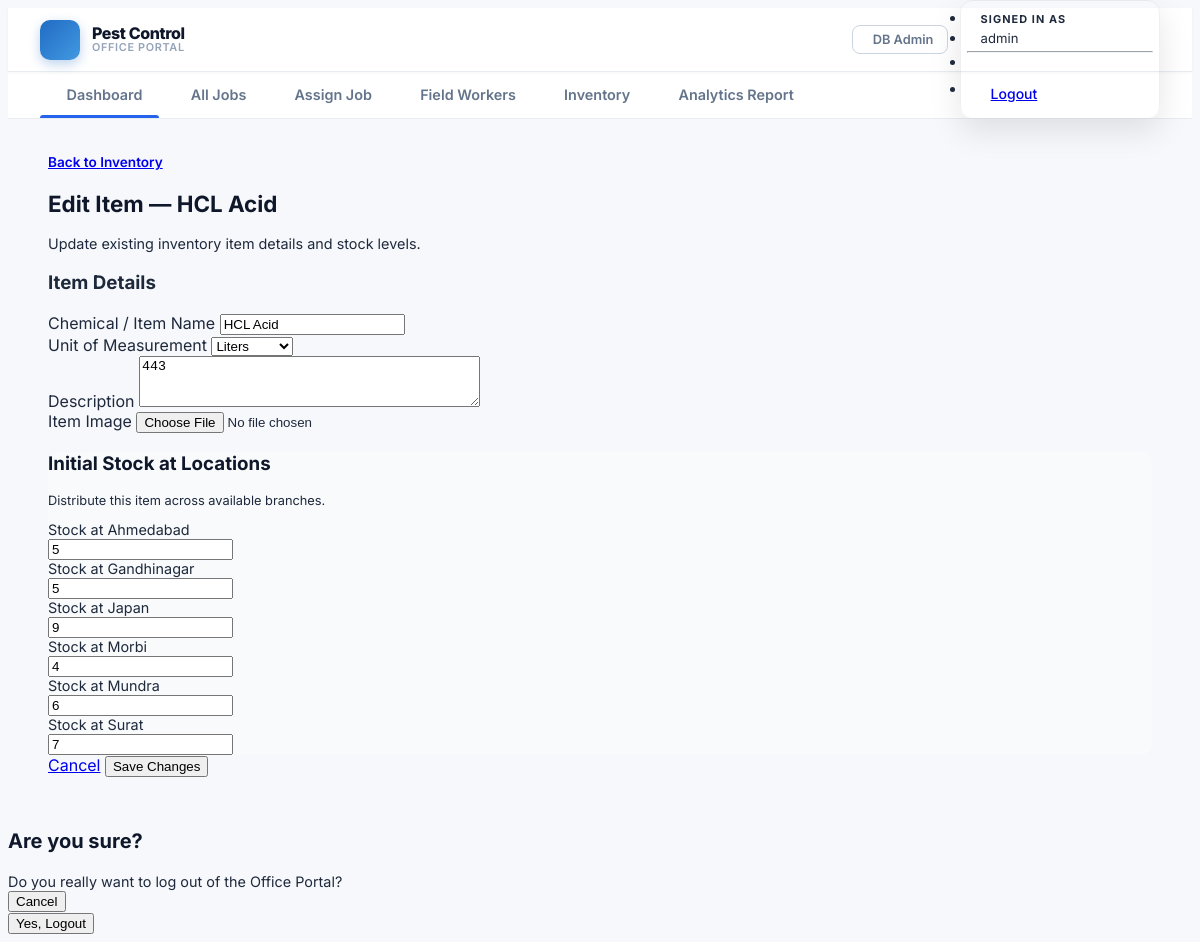
The page /office/inventory/item/2/edit/ (signed in) on the database its author committed.
### inventory_app/models.py (models this page shows, shortened)
class InventoryItem(models.Model):
    name = models.CharField(max_length=200)
    description = models.TextField(blank=True, null=True)
    image = models.ImageField(
        upload_to='inventory_images/',
        blank=True,
        null=True,
        help_text="Optional image of the chemical/item."
    )
    unit_of_measurement = models.CharField(
        max_length=50,
        choices=UNIT_CHOICES,
        default='Units',
        help_text="Unit of measurement for this item."
    )
    created_at = models.DateTimeField(auto_now_add=True)
    updated_at = models.DateTimeField(auto_now=True)
    class Meta:
        ordering = ['name']
        verbose_name = "Inventory Item"
        verbose_name_plural = "Inventory Items"

### inventory_app/office_views.py (the view)
# urls.py: path('inventory/item/<int:item_id>/edit/', office_views.office_item_edit, name='office_item_edit'),
@staff_required
def office_item_edit(request, item_id):
    item = get_object_or_404(InventoryItem, pk=item_id)
    if request.method == 'POST':
        form = InventoryItemForm(request.POST, request.FILES, instance=item)
        if form.is_valid():
            form.save()
            from .models import WarehouseLocation, StockLevel
            for key, value in form.cleaned_data.items():
                if key.startswith('stock_location_') and value is not None:
                    loc_id = int(key.split('_')[-1])
                    loc = WarehouseLocation.objects.get(id=loc_id)
                    StockLevel.objects.update_or_create(
                        item=item,
                        location=loc,
                        defaults={'quantity': value}
                    )
            messages.success(request, f"Item '{item.name}' updated successfully.")
            return redirect('office_inventory')
    else:
        form = InventoryItemForm(instance=item)
    context = {
        'form': form,
        'page_title': f'Edit {item.name}',
        'form_title': f'Edit Item — {item.name}',
        'form_subtitle': 'Update existing inventory item details and stock levels.',
        'submit_label': 'Save Changes',
        'cancel_url': 'office_inventory',
        'is_edit': True,
        'breadcrumb_parent_url': 'office_inventory',
        'breadcrumb_parent_label': 'Inventory',
    }
    return render(request, 'office/office_item_form.html', context)

### inventory_app/office_views.py (called while the page is built)
def staff_required(view_func):
    @wraps(view_func)
    @login_required(login_url='login')
    def _wrapped(request, *args, **kwargs):
        if not request.user.is_staff:
            messages.error(
                request,
                "Access denied. This portal is restricted to office staff."
            )
            return redirect('job_list')
        return view_func(request, *args, **kwargs)
    return _wrapped

### inventory_app/templates/office/office_item_form.html (shortened to what this page needs)
{% extends 'office/office_base.html' %}
{% block content %}
<div class="d-flex align-items-center justify-content-between mb-4">
  <div>
    {% if breadcrumb_parent_url %}
    <a href="{% url breadcrumb_parent_url %}" class="text-muted text-decoration-none mb-2 d-inline-block" style="font-size:0.85rem; font-weight:600;">
      Back to {{ breadcrumb_parent_label|default:"List" }}
    </a>
    {% endif %}
    <h2 class="fw-bold mb-1" style="font-size:1.4rem; color:#0f172a;">{{ form_title }}</h2>
    <p class="text-muted mb-0" style="font-size:0.9rem;">{{ form_subtitle }}</p>
  </div>
</div>
<form method="post" enctype="multipart/form-data">
  <div class="row g-4">
    <div class="col-lg-8">
      <div class="card shadow-sm border-0" style="border-radius: 12px;">
        <div class="card-header bg-white py-3 border-0">
          <h3 class="card-title fw-bold m-0" style="color: #1e293b;">Item Details</h3>
        </div>
        <div class="card-body">
          <div class="row g-3">
            <div class="col-md-6">
              <label class="form-label fw-semibold text-secondary">{{ form.name.label }}</label>
              {{ form.name }}
            </div>
            <div class="col-md-6">
              <label class="form-label fw-semibold text-secondary">{{ form.unit_of_measurement.label }}</label>
              {{ form.unit_of_measurement }}
            </div>
            <div class="col-12">
              <label class="form-label fw-semibold text-secondary">{{ form.description.label }}</label>
              {{ form.description }}
            </div>
            <div class="col-12">
              <label class="form-label fw-semibold text-secondary">{{ form.image.label }}</label>
              {{ form.image }}
            </div>
          </div>
        </div>
      </div>
    </div>
    <div class="col-lg-4">
      <div class="card shadow-sm border-0" style="border-radius: 12px; background-color: #f8fafc;">
        <div class="card-header border-0 pb-0" style="background-color: transparent;">
          <h3 class="card-title fw-bold m-0" style="color: #0f172a;">Initial Stock at Locations</h3>
          <p class="text-muted mt-1 mb-0" style="font-size: 0.8rem;">Distribute this item across available branches.</p>
        </div>
        <div class="card-body">
          {% for field in form %}
            {% if "stock_location_" in field.name %}
            <div class="mb-3 d-flex align-items-center bg-white p-2 rounded shadow-sm border">
              <div class="flex-grow-1 ps-2 fw-semibold text-dark" style="font-size: 0.9rem;">
                {{ field.label }}
              </div>
              <div style="width: 100px;">
                {{ field }}
              </div>
            </div>
            {% endif %}
          {% endfor %}
        </div>
      </div>
      <div class="mt-4 text-end">
        <a href="{% url cancel_url %}" class="btn btn-outline-secondary rounded-pill px-4 fw-bold shadow-sm me-2">Cancel</a>
        <button type="submit" class="btn btn-primary rounded-pill px-4 fw-bold shadow-sm">{{ submit_label }}</button>
      </div>
    </div>
  </div>
</form>
{% endblock %}

### inventory_app/templates/office/office_base.html (shortened to what this page needs)
<!DOCTYPE html>
<html lang="en">
<head>
  <link rel="stylesheet" href="https://cdn.jsdelivr.net/npm/@tabler/core@1.0.0-beta17/dist/css/tabler.min.css" />
  <link rel="stylesheet" href="https://cdn.jsdelivr.net/npm/@tabler/icons-webfont@3.1.0/dist/tabler-icons.min.css" />
</head>
<body>
  <header class="site-header">
    <a href="{% url 'office_dashboard' %}" class="brand">
      <div class="brand-icon">
      </div>
      <div class="brand-name">
        Pest Control
        <span>Office Portal</span>
      </div>
    </a>
    <div class="header-actions">
      {% if request.user.is_superuser %}
      <a href="{% url 'admin:index' %}" target="_blank" class="btn-db-admin">
         DB Admin
      </a>
      {% endif %}
      <div class="dropdown">
        <ul class="dropdown-menu dropdown-menu-end">
          <li><span class="dropdown-header text-muted" style="font-size:0.68rem; font-weight:700; text-transform:uppercase; letter-spacing:0.1em; padding: 0.4rem 0.85rem 0.25rem;">Signed in as</span></li>
          <li><span class="dropdown-item-text fw-semibold" style="font-size:0.82rem; padding: 0 0.85rem 0.5rem; color:#1e293b;">{{ request.user.get_full_name|default:request.user.username }}</span></li>
          <li><hr class="dropdown-divider"></li>
          <li>
            <a href="#" class="dropdown-item text-danger" data-bs-toggle="modal" data-bs-target="#logoutModal">
               Logout
            </a>
          </li>
        </ul>
      </div>
    </div>
  </header>
  <nav class="main-nav" aria-label="Main navigation">
    <ul class="nav-list justify-content-center mx-auto" id="main-nav-list">
      <li class="nav-item">
        <a class="nav-link {% if request.resolver_match.url_name == 'office_dashboard' %}active{% endif %}"
           href="{% url 'office_dashboard' %}">
          <span class="nav-text">Dashboard</span>
        </a>
      </li>
      <li class="nav-item">
        <a class="nav-link {% if request.resolver_match.url_name == 'office_job_list' %}active{% endif %}"
           href="{% url 'office_job_list' %}">
          <span class="nav-text">All Jobs</span>
        </a>
      </li>
      <li class="nav-item">
        <a class="nav-link {% if request.resolver_match.url_name == 'office_job_create' %}active{% endif %}"
           href="{% url 'office_job_create' %}">
          <span class="nav-text">Assign Job</span>
        </a>
      </li>
      <li class="nav-item">
        <a class="nav-link {% if request.resolver_match.url_name == 'office_worker_list' %}active{% endif %}"
           href="{% url 'office_worker_list' %}">
          <span class="nav-text">Field Workers</span>
        </a>
      </li>
      <li class="nav-item">
        <a class="nav-link {% if request.resolver_match.url_name == 'office_inventory' %}active{% endif %}"
           href="{% url 'office_inventory' %}">
          <span class="nav-text">Inventory</span>
        </a>
      </li>
      <li class="nav-item">
        <a class="nav-link {% if request.resolver_match.url_name == 'inventory_report' %}active{% endif %}"
           href="{% url 'inventory_report' %}">
          <span class="nav-text">Analytics Report</span>
        </a>
      </li>
    </ul>
  </nav>
  <div class="page-wrapper">
    <div class="page-body" id="spatial-page-wrapper">
      {% block content %}{% endblock %}
    </div>
  </div>
  <div class="modal modal-blur fade" id="logoutModal" tabindex="-1" role="dialog" aria-hidden="true">
    <div class="modal-dialog modal-sm modal-dialog-centered" role="document">
      <div class="modal-content shadow-lg border-0" style="border-radius: 16px;">
        <div class="modal-body text-center py-5">
          <h3 class="fw-bold mb-2" style="font-size: 1.25rem; color: #0f172a;">Are you sure?</h3>
          <div class="text-muted" style="font-size: 0.9rem;">Do you really want to log out of the Office Portal?</div>
        </div>
        <div class="modal-footer border-0 pt-0 pb-4 px-4 justify-content-center gap-2">
          <button type="button" class="btn btn-light rounded-pill px-4 fw-semibold" data-bs-dismiss="modal">Cancel</button>
          <form method="post" action="{% url 'logout' %}" class="m-0 p-0">
            <button type="submit" class="btn btn-danger rounded-pill px-4 fw-bold shadow-sm">Yes, Logout</button>
          </form>
        </div>
      </div>
    </div>
  </div>
</body>
</html>

### inventory_app/templates/office/office_base.html (style rules this page uses)
*, *::before, *::after { box-sizing: border-box; }
body { font-family: 'Inter', sans-serif; background: #f7f8fc; color: #1e293b; -webkit-font-smoothing: antialiased; overflow-x: hidden; }
.site-header { background: #ffffff; border-bottom: 1px solid #e8ecf0; padding: 0 2rem; height: 64px; display: flex; align-items: center; justify-content: space-between; position: sticky; top: 0; z-index: 1050; box-shadow: 0 1px 3px rgba(0,0,0,0.04); }
.site-header .brand { display: flex; align-items: center; gap: 12px; text-decoration: none; }
.brand-icon { width: 40px; height: 40px; border-radius: 10px; background: linear-gradient(135deg, #206bc4, #4299e1); display: flex; align-items: center; justify-content: center; color: white; font-size: 1.2rem; flex-shrink: 0; box-shadow: 0 4px 12px rgba(32,107,196,0.3); }
.brand-name { font-size: 1rem; font-weight: 800; color: #0f172a; letter-spacing: -0.4px; line-height: 1.1; }
.brand-name span { display: block; font-size: 0.68rem; font-weight: 600; color: #94a3b8; letter-spacing: 0.06em; text-transform: uppercase; }
.header-actions { display: flex; align-items: center; gap: 12px; }
.btn-db-admin { font-size: 0.8rem; font-weight: 600; color: #64748b; border: 1.5px solid #cbd5e1; border-radius: 8px; padding: 0.35rem 0.85rem; background: transparent; text-decoration: none; display: flex; align-items: center; gap: 6px; transition: all 0.15s ease; }
.dropdown-menu { border-radius: 12px !important; border: 1px solid rgba(0,0,0,0.06) !important; box-shadow: 0 12px 32px rgba(0,0,0,0.1) !important; padding: 6px !important; min-width: 200px !important; margin-top: 8px !important; }
.dropdown-item { border-radius: 8px; font-size: 0.875rem; font-weight: 500; padding: 0.6rem 0.85rem; display: flex; align-items: center; gap: 10px; transition: background 0.12s; }
.dropdown-divider { margin: 4px 0 !important; border-color: #f1f5f9 !important; }
.main-nav { background: #ffffff; border-bottom: 1px solid #e8ecf0; padding: 0 2rem; position: sticky; top: 64px; z-index: 1040; }
.main-nav .nav-list { display: flex; align-items: center; gap: 4px; list-style: none; padding: 0; margin: 0; position: relative; }
.main-nav .nav-list .nav-item { display: flex; }
.main-nav .nav-link { display: flex; align-items: center; gap: 9px; padding: 0.85rem 1.1rem; font-size: 0.9rem; font-weight: 600; color: #64748b; text-decoration: none; border-bottom: 2.5px solid transparent; border-radius: 0; transition: color 0.15s, border-color 0.15s, background 0.15s; white-space: nowrap; position: relative; }
.page-wrapper { background: #f7f8fc; min-height: calc(100vh - 113px); }
.page-body { padding: 2rem 2.5rem; max-width: 1400px; margin: 0 auto; }

### rows shown on the page
InventoryItem: name "HCL Acid", unit_of_measurement "Liters", description "443"

### other values the page prints
{{ request.user.get_full_name|default:request.user.username }} "admin"
{{ breadcrumb_parent_label|default:"List" }} "Inventory"
{{ field.label }} "Stock at Ahmedabad" "Stock at Gandhinagar" "Stock at Japan" "Stock at Morbi" "Stock at Mundra" "Stock at Surat"
{{ submit_label }} "Save Changes"
